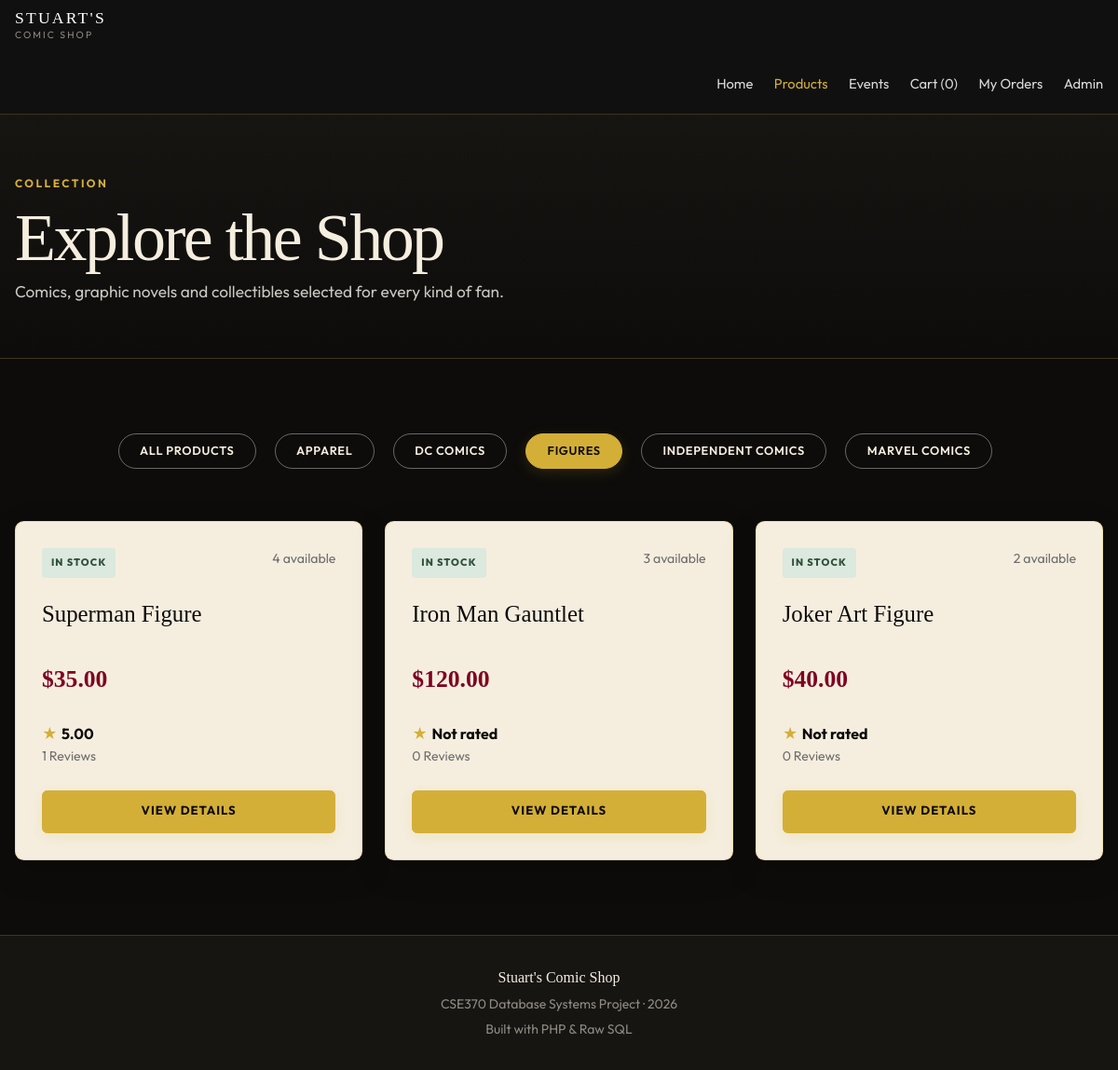
The app's page /products.php?category=5 with its own data.
### tables this page shows
CREATE TABLE Categories (
    category_id INT PRIMARY KEY AUTO_INCREMENT,
    name VARCHAR(50) NOT NULL UNIQUE
);

CREATE TABLE Products (
    product_id INT PRIMARY KEY AUTO_INCREMENT,
    name VARCHAR(150) NOT NULL,
    price DECIMAL(10,2) NOT NULL CHECK (price >= 0),
    stock INT NOT NULL DEFAULT 0 CHECK (stock >= 0),
    category_id INT NULL,
    CONSTRAINT fk_products_category
        FOREIGN KEY (category_id) REFERENCES Categories(category_id)
        ON DELETE SET NULL
);

### products.php (the view, shortened to what this page needs)
<?php
include "config/db.php";
$category_filter = filter_input(INPUT_GET, 'category', FILTER_VALIDATE_INT);
$cat_sql = "SELECT category_id, name FROM Categories ORDER BY name";
$cat_result = mysqli_query($conn, $cat_sql);
$categories = [];
if ($cat_result) {
    while ($row = mysqli_fetch_assoc($cat_result)) {
        $categories[] = $row;
    }
}
if ($category_filter) {
    $sql = "SELECT
                p.product_id,
                p.name,
                p.price,
                p.stock,
                prs.average_rating,
                COALESCE(prs.total_reviews, 0) AS total_reviews
            FROM Products p
            LEFT JOIN product_rating_summary prs
                ON p.product_id = prs.product_id
            WHERE p.category_id = ?
            ORDER BY p.product_id";
    $stmt = mysqli_prepare($conn, $sql);
    mysqli_stmt_bind_param($stmt, "i", $category_filter);
    mysqli_stmt_execute($stmt);
    $result = mysqli_stmt_get_result($stmt);
}
?>
<!doctype html>
<html lang="en">
<head>
    <link href="https://cdn.jsdelivr.net/npm/bootstrap@5.3.3/dist/css/bootstrap.min.css" rel="stylesheet">
    <link href="assets/css/style.css" rel="stylesheet">
</head>
<body>
<div class="site-shell">
    <nav class="navbar navbar-expand-lg site-nav" data-bs-theme="dark">
        <div class="content-width">
            <a class="navbar-brand brand-lockup" href="index.php">
                <span class="brand-main">STUART'S</span>
                <span class="brand-sub">Comic Shop</span>
            </a>
            <div class="collapse navbar-collapse" id="mainNavigation">
                <div class="navbar-nav ms-auto">
                    <a class="nav-link" href="index.php">Home</a>
                    <a class="nav-link active" href="products.php">Products</a>
                    <a class="nav-link" href="events.php">Events</a>
                    <a class="nav-link" href="cart.php">Cart (<?php echo isset($_SESSION['cart']) ? count($_SESSION['cart']) : 0; ?>)</a>
                    <a class="nav-link" href="customer/order-history.php">My Orders</a>
                    <a class="nav-link" href="admin/dashboard.php">Admin</a>
                </div>
            </div>
        </div>
    </nav>
    <main class="site-main">
        <header class="page-header">
            <div class="content-width">
                <p class="eyebrow">Collection</p>
                <h1 class="page-title">Explore the Shop</h1>
                <p class="page-intro mb-0">Comics, graphic novels and collectibles selected for every kind of fan.</p>
            </div>
        </header>
        <section class="section-space">
            <div class="content-width">
                <div class="category-filters text-center mb-5">
                    <a href="products.php" class="btn btn-sm <?php echo !$category_filter ? 'btn-premium' : 'btn-outline-premium'; ?> me-2 mb-2">All Products</a>
                    <?php foreach ($categories as $cat): ?>
                        <a href="products.php?category=<?php echo $cat['category_id']; ?>" class="btn btn-sm <?php echo $category_filter === (int)$cat['category_id'] ? 'btn-premium' : 'btn-outline-premium'; ?> me-2 mb-2">
                            <?php echo htmlspecialchars($cat['name']); ?>
                        </a>
                    <?php endforeach; ?>
                </div>
                <?php if (mysqli_num_rows($result) === 0): ?>
                    <div class="empty-state text-center">
                        <h2 class="h4">The collection is currently empty.</h2>
                        <p class="muted-text mb-0">Please check back when new products arrive.</p>
                    </div>
                <?php else: ?>
                    <div class="row g-4">
                    <?php while ($product = mysqli_fetch_assoc($result)): ?>
                        <div class="col-md-6 col-lg-4">
                            <article class="card product-card">
                    <div class="card-body">
                                    <div class="d-flex justify-content-between align-items-start gap-3 mb-4">
                                        <span class="stock-badge <?php echo (int) $product["stock"] > 0 ? "stock-in" : "stock-out"; ?>">
                                            <?php echo (int) $product["stock"] > 0 ? "In Stock" : "Out of Stock"; ?>
                                        </span>
                                        <span class="muted-text"><?php echo (int) $product["stock"]; ?> available</span>
                                    </div>
                                    <h2 class="product-name"><?php echo htmlspecialchars($product["name"]); ?></h2>
                                    <p class="price mb-4">$<?php echo number_format((float) $product["price"], 2); ?></p>
                                    <div class="mt-auto">
                                        <p class="rating mb-0">
                                            <span class="rating-star">★</span>
                                            <?php echo $product["average_rating"] === null ? "Not rated" : number_format((float) $product["average_rating"], 2); ?>
                                        </p>
                                        <p class="review-count mb-4"><?php echo (int) $product["total_reviews"]; ?> Reviews</p>
                                        <a class="btn btn-premium w-100" href="product.php?id=<?php echo (int) $product["product_id"]; ?>">View Details</a>
                                    </div>
                                </div>
                            </article>
                        </div>
                    <?php endwhile; ?>
                    </div>
                <?php endif; ?>
            </div>
        </section>
    </main>
    <footer class="site-footer">
        <div class="content-width text-center">
            <p class="footer-brand">Stuart's Comic Shop</p>
            <p class="small mb-1">CSE370 Database Systems Project · 2026</p>
            <p class="small mb-0">Built with PHP &amp; Raw SQL</p>
        </div>
    </footer>
</div>
</body>
</html>

### assets/css/style.css (style rules this page uses)
:root { --ink: #0d0c0a; --ink-soft: #171512; --paper: #f5eedf; --gold: #d4af37; --burgundy: #800020; --muted: #8e8a82; --white: #ffffff; --success: #2e7d32; --border-dark: rgba(212, 175, 55, 0.22); --border-light: rgba(13, 12, 10, 0.1); --font-sans: 'Outfit', -apple-system, BlinkMacSystemFont, "Segoe UI", Arial, sans-serif; --font-serif: 'Playfair Display', Georgia, serif; }
html { scroll-behavior: smooth; }
body { background: var(--ink); color: var(--paper); font-family: var(--font-sans); line-height: 1.65; }
h1, h2, h3, h4, .brand-main, .page-title { font-family: var(--font-serif); }
a { color: inherit; }
.site-shell { min-height: 100vh; display: flex; flex-direction: column; }
.site-main { flex: 1; }
.content-width { width: min(100% - 2rem, 1200px); margin-inline: auto; }
.site-nav { background: rgba(17, 17, 17, 0.98); border-bottom: 1px solid var(--border-dark); padding-block: 0.7rem; }
.brand-lockup { color: var(--white); line-height: 1; letter-spacing: 0.11em; text-decoration: none; }
.brand-main { display: block; font-size: 1.1rem; }
.brand-sub { display: block; margin-top: 0.28rem; color: var(--muted); font-size: 0.65rem; letter-spacing: 0.2em; text-transform: uppercase; }
.site-nav .nav-link { color: #d8d8d8; font-size: 0.92rem; margin-left: 1.4rem; padding-inline: 0 !important; }
.site-nav .nav-link:hover, .site-nav .nav-link.active { color: var(--gold); }
.eyebrow { color: var(--gold); font-size: 0.75rem; font-weight: 700; letter-spacing: 0.2em; margin-bottom: 0.8rem; text-transform: uppercase; }
.hero-text, .page-intro { color: #c9c7c1; font-size: 1.08rem; max-width: 680px; }
.btn-premium, .btn-outline-premium { border-radius: 0.35rem; font-size: 0.82rem; font-weight: 700; letter-spacing: 0.08em; min-height: 46px; padding: 0.72rem 1.35rem; text-transform: uppercase; transition: all 0.25s cubic-bezier(0.25, 0.8, 0.25, 1); }
.btn-premium { background: var(--gold); border: 1px solid var(--gold); color: var(--ink); box-shadow: 0 4px 15px rgba(212, 175, 55, 0.15); }
.btn-outline-premium { background: transparent; border: 1px solid rgba(245, 241, 232, 0.4); color: var(--paper); }
.section-space { padding: 5rem 0; }
.page-header { background: linear-gradient(180deg, var(--ink-soft), var(--ink)); border-bottom: 1px solid var(--border-dark); padding: 4rem 0 3.5rem; }
.page-title { color: var(--paper); font-size: clamp(2.6rem, 6vw, 4.8rem); letter-spacing: -0.035em; line-height: 1; }
.product-card { background: var(--paper); border: 1px solid rgba(212, 175, 55, 0.3); border-radius: 0.6rem; box-shadow: 0 12px 35px rgba(0, 0, 0, 0.18); color: var(--ink); height: 100%; transition: transform 0.3s cubic-bezier(0.25, 0.8, 0.25, 1), box-shadow 0.3s cubic-bezier(0.25, 0.8, 0.25, 1), border-color 0.3s ease; }
.product-card .card-body { display: flex; flex-direction: column; padding: 1.75rem; }
.product-name { font-size: 1.55rem; min-height: 3.5rem; }
.price { color: var(--burgundy); font-family: Georgia, "Times New Roman", serif; font-size: 1.6rem; font-weight: 700; }
.stock-badge, .type-badge, .status-badge { border-radius: 0.2rem; display: inline-block; font-size: 0.68rem; font-weight: 800; letter-spacing: 0.1em; padding: 0.42rem 0.62rem; text-transform: uppercase; }
.stock-in, .status-complete { background: #dce9df; color: #31503a; }
.rating { color: var(--ink); font-weight: 700; }
.rating-star, .review-stars { color: var(--gold); letter-spacing: 0.08em; }
.review-count, .muted-text { color: #6e6e6e; font-size: 0.88rem; }
.site-footer { background: var(--ink-soft); border-top: 1px solid var(--border-dark); color: var(--muted); padding: 2rem 0; }
.footer-brand { color: var(--paper); font-family: Georgia, "Times New Roman", serif; margin-bottom: 0.25rem; }
.category-filters { display: flex; justify-content: center; flex-wrap: wrap; gap: 0.75rem; }
.category-filters .btn { border-radius: 2rem; font-size: 0.8rem; font-weight: 600; padding: 0.55rem 1.4rem; min-height: auto; letter-spacing: 0.05em; }

### records on screen
categories: name "APPAREL"
categories: name "DC COMICS"
categories: name "FIGURES"
categories: name "INDEPENDENT COMICS"
categories: name "MARVEL COMICS"
products: shows "IN STOCK", stock "4", name "Superman Figure", price "35.00", average_rating "5.00", total_reviews "1"
products: shows "IN STOCK", stock "3", name "Iron Man Gauntlet", price "120.00", shows "Not rated", total_reviews "0"
products: shows "IN STOCK", stock "2", name "Joker Art Figure", price "40.00", shows "Not rated", total_reviews "0"
